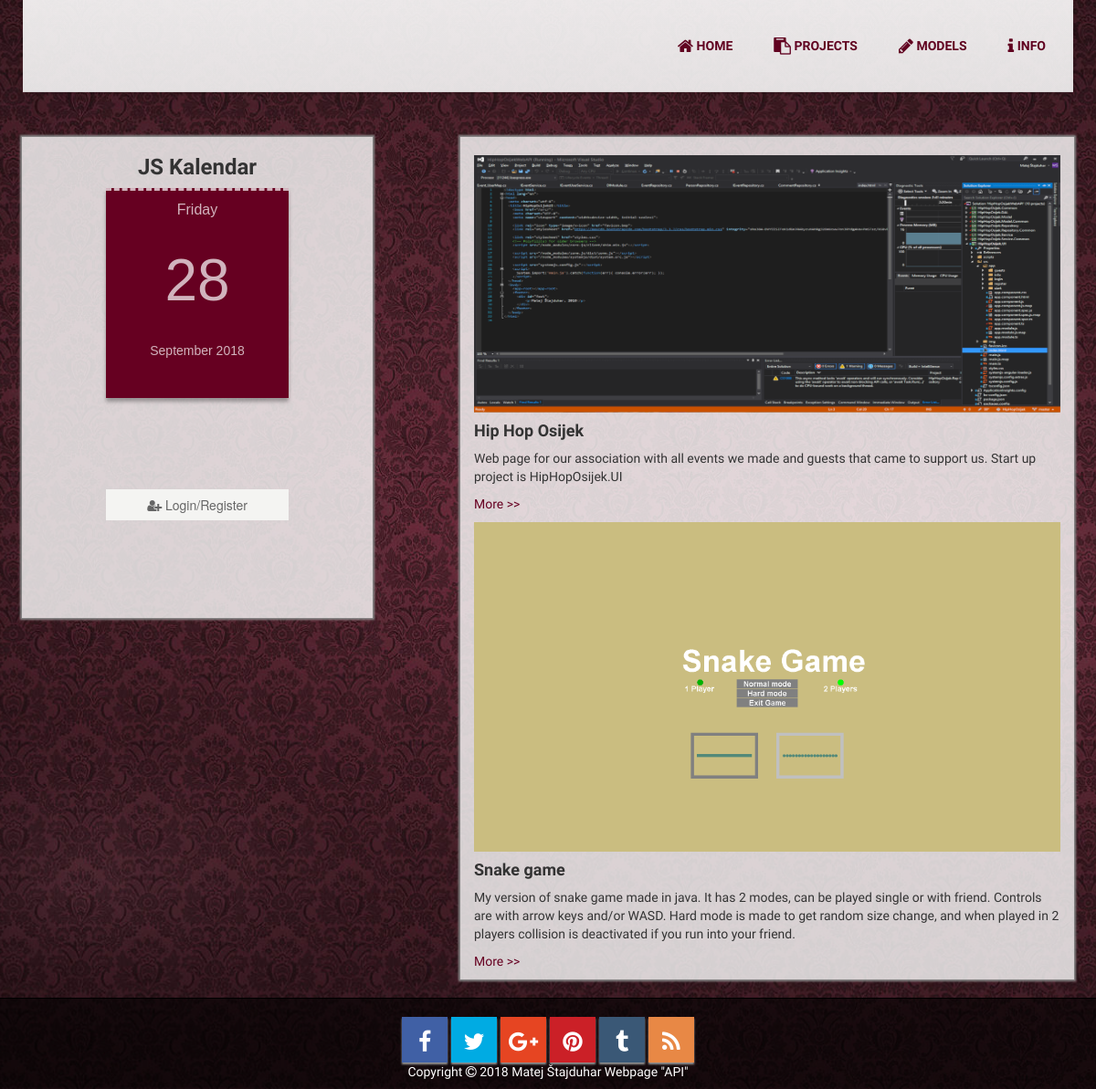
The app's page /projects.php with its own data.
### tables this page shows
CREATE TABLE `projects` (
  `id` int(11) NOT NULL,
  `title` varchar(50) NOT NULL,
  `text` varchar(1000) NOT NULL,
  `link` varchar(100) NOT NULL
);

### projects.php (the view)
<!DOCTYPE html>
<html>
	<head>
		<?php include_once 'Shared/header.php'; ?>
	</head>
	<body>
		<div class="wrapper">
			<?php include_once 'Shared/navbar.php' ?>
			<div class="sadrzaj">
				<div class="container">
					<div class="row">
						<div class="col-sm-4">
							<?php include_once 'Shared/carelo.php' ?>
						</div>
						<div class="col-sm-7 col-sm-offset-1">
							<div class="faks">
								<div class="content row" style="padding-top: 20px;">
									<div class="col-md-12">
									<?php
										try {
											include_once 'konfig.php';
	  										$veza = new PDO($dsn, $user, $password);
	  										$izraz = $veza->prepare("select * from projects;");
	  										$izraz->execute();
	  										$rez = $izraz->fetchALL(PDO::FETCH_OBJ);
	  										foreach ($rez as $red) {
	  											?>
												<p><img src="images/projects/<?php echo $red -> title?>.png" width="100%;" height="auto;" alt=""></p>
												<h4><strong><?php echo $red -> title; ?></strong></h4>
												<p style="overflow-x: hidden;width: 100%;"><?php echo $red -> text; ?></p>
												<p><a target="_blank" href="<?php echo $red -> link; ?>">More >></a></p>
	  											<?php
	  										}
										} catch (PDOException $e) {
											print_r($e);
										}
									?>
									</div>
								</div>
							</div>
						</div>
					</div>
				</div>
			</div>
		</div>
		<?php include_once 'Shared/footer.php'; ?>
	</body>
</html>

### style.css (style rules this page uses)
body { font-family: 'Ubuntu', sans-serif; padding-top: 150px; background: url("images/3.jpg"); z-index: 1; background-position: center center; background-repeat: no-repeat; background-attachment: fixed; background-size: cover; background-color: #464646; padding-bottom: 20px; }
* { border-radius: 0 !important; }
.container { max-width: 1152px; margin-left: auto; margin-right:auto; transition: top 0.2s ease-in-out; }
h4 { font-family: font-family: 'Ubuntu', sans-serif; }
.col-sm-4 { background-color: rgba(255, 255, 255, 0.8); -moz-box-shadow: 0 0 2px 2px #888; -webkit-box-shadow: 0 0 2px 2px#888; box-shadow: 0 0 2px 2px #888; margin-right: 0px; text-align: center; padding-bottom: 7px; }
.col-sm-7 { background-color: rgba(255, 255, 255, 0.8); -moz-box-shadow: 0 0 2px 2px #888; -webkit-box-shadow: 0 0 2px 2px#888; box-shadow: 0 0 2px 2px #888; font-family: 'Ubuntu', sans-serif; }
.col-sm-7 a:link { text-decoration: none; color: #660021; }

### records on screen
projects: title (picture), title "Hip Hop Osijek", text "Web page for our association with all events we made and guests that came to support us. Start up project is HipHopOsijek.UI"
projects: title (picture), title "Snake game", text "My version of snake game made in java. It has 2 modes, can be played single or with friend. Controls are with arrow keys and/or WASD. Hard mode is made to get random size change, and when played in 2 players collision is deactivated if you run into your friend."
